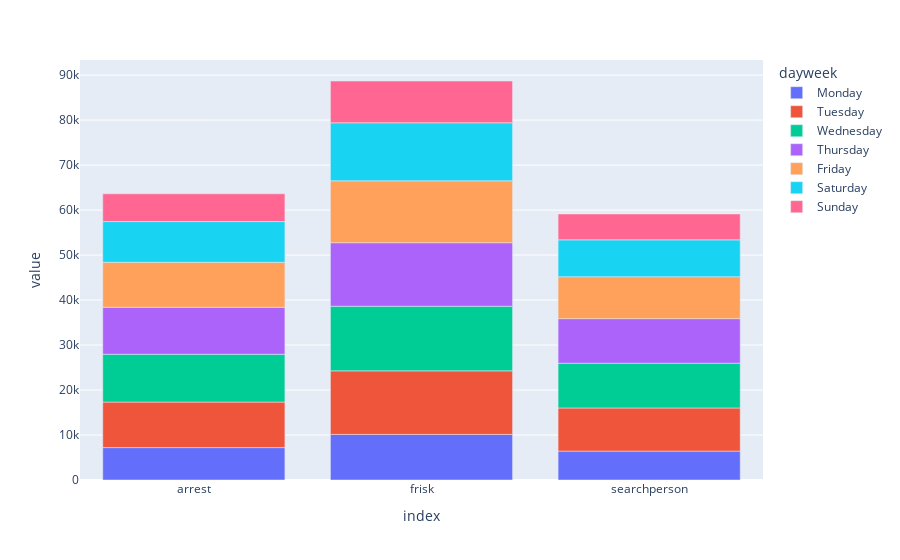

Notebook cell for this chart:
### Code cell
fig = px.bar(dayweek)
fig.show()

### Figure 1 — Plotly figure (JSON) as saved in the notebook; plotly's stock layout.template omitted (floating-point values rounded to 4 significant figures)
{"data": [{"alignmentgroup": "True", "hovertemplate": "dayweek=Monday<br>index=%{x}<br>value=%{y}<extra></extra>", "legendgroup": "Monday", "marker": {"color": "#636efa"}, "name": "Monday", "offsetgroup": "Monday", "orientation": "v", "showlegend": true, "textposition": "auto", "type": "bar", "x": ["arrest", "frisk", "searchperson"], "xaxis": "x", "y": [7201, 10138, 6428], "yaxis": "y"}, {"alignmentgroup": "True", "hovertemplate": "dayweek=Tuesday<br>index=%{x}<br>value=%{y}<extra></extra>", "legendgroup": "Tuesday", "marker": {"color": "#EF553B"}, "name": "Tuesday", "offsetgroup": "Tuesday", "orientation": "v", "showlegend": true, "textposition": "auto", "type": "bar", "x": ["arrest", "frisk", "searchperson"], "xaxis": "x", "y": [10125, 14124, 9583], "yaxis": "y"}, {"alignmentgroup": "True", "hovertemplate": "dayweek=Wednesday<br>index=%{x}<br>value=%{y}<extra></extra>", "legendgroup": "Wednesday", "marker": {"color": "#00cc96"}, "name": "Wednesday", "offsetgroup": "Wednesday", "orientation": "v", "showlegend": true, "textposition": "auto", "type": "bar", "x": ["arrest", "frisk", "searchperson"], "xaxis": "x", "y": [10624, 14363, 9953], "yaxis": "y"}, {"alignmentgroup": "True", "hovertemplate": "dayweek=Thursday<br>index=%{x}<br>value=%{y}<extra></extra>", "legendgroup": "Thursday", "marker": {"color": "#ab63fa"}, "name": "Thursday", "offsetgroup": "Thursday", "orientation": "v", "showlegend": true, "textposition": "auto", "type": "bar", "x": ["arrest", "frisk", "searchperson"], "xaxis": "x", "y": [10439, 14118, 9899], "yaxis": "y"}, {"alignmentgroup": "True", "hovertemplate": "dayweek=Friday<br>index=%{x}<br>value=%{y}<extra></extra>", "legendgroup": "Friday", "marker": {"color": "#FFA15A"}, "name": "Friday", "offsetgroup": "Friday", "orientation": "v", "showlegend": true, "textposition": "auto", "type": "bar", "x": ["arrest", "frisk", "searchperson"], "xaxis": "x", "y": [10006, 13761, 9322], "yaxis": "y"}, {"alignmentgroup": "True", "hovertemplate": "dayweek=Saturday<br>index=%{x}<br>value=%{y}<extra></extra>", "legendgroup": "Saturday", "marker": {"color": "#19d3f3"}, "name": "Saturday", "offsetgroup": "Saturday", "orientation": "v", "showlegend": true, "textposition": "auto", "type": "bar", "x": ["arrest", "frisk", "searchperson"], "xaxis": "x", "y": [9048, 12890, 8191], "yaxis": "y"}, {"alignmentgroup": "True", "hovertemplate": "dayweek=Sunday<br>index=%{x}<br>value=%{y}<extra></extra>", "legendgroup": "Sunday", "marker": {"color": "#FF6692"}, "name": "Sunday", "offsetgroup": "Sunday", "orientation": "v", "showlegend": true, "textposition": "auto", "type": "bar", "x": ["arrest", "frisk", "searchperson"], "xaxis": "x", "y": [6172, 9294, 5746], "yaxis": "y"}], "layout": {"barmode": "relative", "legend": {"title": {"text": "dayweek"}, "tracegroupgap": 0}, "margin": {"t": 60}, "xaxis": {"anchor": "y", "domain": [0, 1], "title": {"text": "index"}}, "yaxis": {"anchor": "x", "domain": [0, 1], "title": {"text": "value"}}}}
